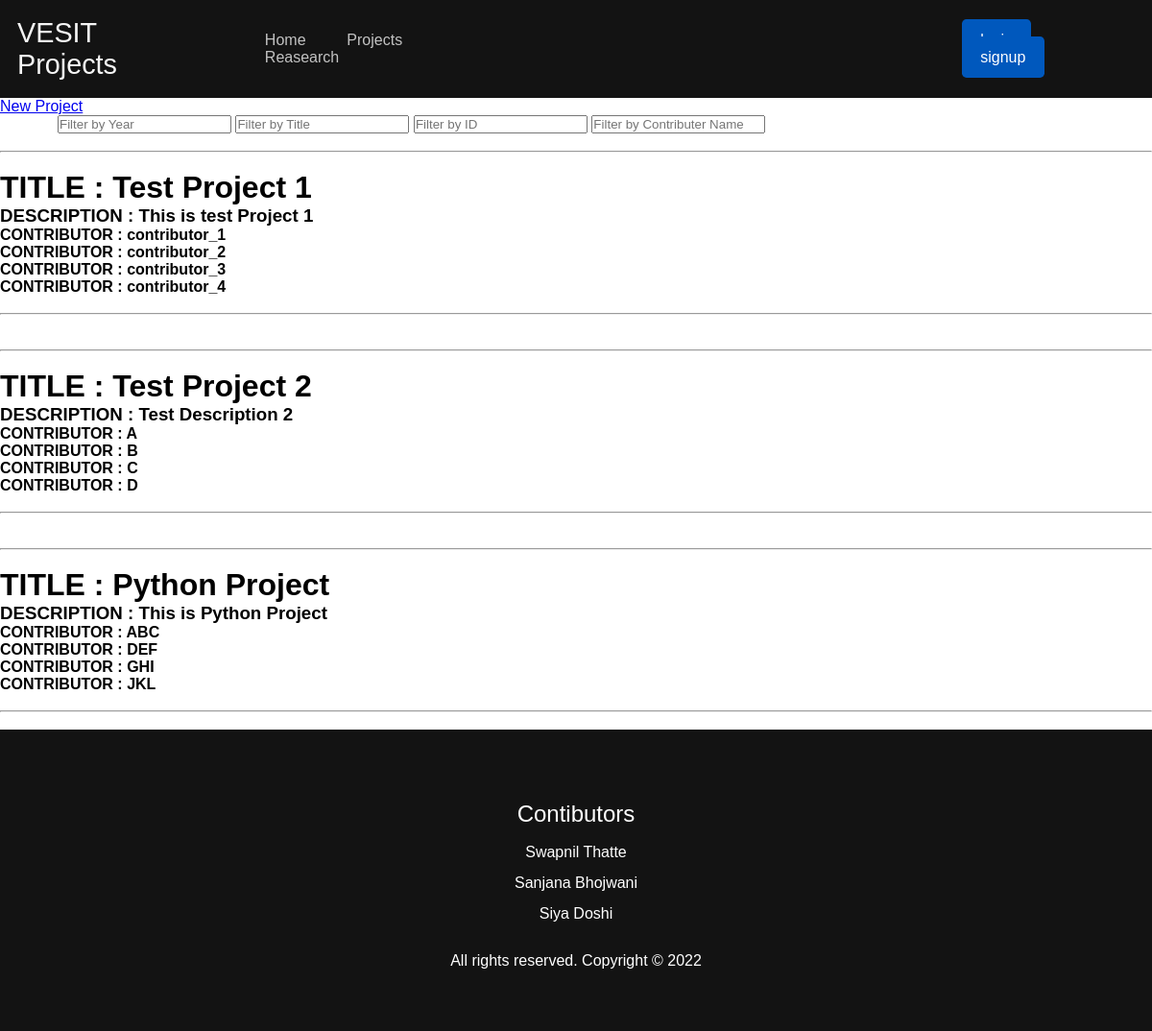
/projects/, run on the app's committed database.
### projects/models.py (models this page shows)
class Projects(models.Model):
    project_name = models.CharField(max_length=60)
    project_id = models.CharField(max_length=14)
    project_desc = models.TextField()
    project_contributor_1 = models.CharField(max_length=20)
    project_contributor_2 = models.CharField(max_length=20)
    project_contributor_3 = models.CharField(max_length=20)
    project_contributor_4 = models.CharField(max_length=20)
    year = models.IntegerField()
    project_tech = models.TextField()
    def __str__(self):
        return self.project_name

### projects/views.py (the view)
# urls.py: path('', include('projects.urls'))
def projects(request):
    if request.method == 'POST':
        pass
    project = Projects.objects.all()
    target = project.filter(id=2)
    context = {'projects': project}
    print(f"\n\n\n{project}\n\n\n")
    return render(request, 'projects.html', context)

### templates/projects.html (shortened to what this page needs)
{% extends 'base.html' %}
{% load static %}
{% block styles %}
<link rel="stylesheet" href="{% static 'projects.css' %}">
{% endblock styles %}
{% block body %}
<a href="/newproject">New Project</a>
    <form method="post" class="project-nav">
        <div class="navitems">
            <span class="projectnav_link">
                <input type="text" name="yearInput" id="yearInput" class="project_filter" placeholder="Filter by Year">
            </span>
            <span class="projectnav_link">
                <input type="text" name="titleInput" id="titleInput" class="project_filter" placeholder="Filter by Title">
            </span>
            <span class="projectnav_link">
                <input type="text" name="idInput" id="idInput" class="project_filter" placeholder="Filter by ID">
            </span>
            <span class="projectnav_link">
                <input type="text" name="nameInput" id="nameInput" class="project_filter" placeholder="Filter by Contributer Name">
            </span>
        </div>
    </form>
            {% for project in projects %}
                <br>
                <hr>
                <br>
                <h1>TITLE : {{project.project_name}}</h1>
                <h3>DESCRIPTION : {{project.project_desc}}</h3>
                <h4> CONTRIBUTOR : {{project.project_contributor_1}}</h4>
                <h4> CONTRIBUTOR : {{project.project_contributor_2}}</h4>
                <h4> CONTRIBUTOR : {{project.project_contributor_3}}</h4>
                <h4> CONTRIBUTOR : {{project.project_contributor_4}}</h4>
                <br>
                <hr>
                <br>
            {% endfor %}
{% endblock body %}

### templates/base.html (shortened to what this page needs)
{% load static %}
<!DOCTYPE html>
<html lang="en">
<head>
    <link rel="stylesheet" href="{% static 'base.css' %}">
    {% block styles %}{% endblock styles %}
</head>
<body>
    <nav class="navbar">
        <div class="logo">
            VESIT Projects
        </div>
        <div class="navitems">
        <a href="/" class="navlink">Home</a>
        <a href="/projects" class="navlink">Projects</a>
        <a href="#" class="navlink">Reasearch</a>
        </div>
        <div class="user_auth">
            <a href="/login" class="signin_btn">login</a>
            <a href="/register" class="signup_btn">signup</a>
        </div>
    </nav>
    {% block body %}
    {% endblock body %}
    <footer class="footer">
        <div class="contibutors">
            <span class="contrib-title"> Contibutors </span>
            <br>
             Swapnil Thatte
            <br>
             Sanjana Bhojwani
            <br>
             Siya Doshi
            <br>
        </div>
        <div class="copyright">All rights reserved. Copyright &copy; 2022</div>
    </footer>
</body>
</html>

### static/base.css (style rules this page uses)
* { margin: 0; padding: 0; box-sizing: border-box; font-family : 'Arial', sans-serif; transition: 0.4s ; }
:root { --color-dark : #131313 ; }
.navbar { background-color: var(--color-dark); display: flex ; align-items: center; padding: 1.5%; color: whitesmoke; }
.logo { font-size : 1.8rem; }
.navitems { margin-left : 5%; }
.navlink { text-decoration: none; color: rgb(194, 194, 194) ; padding: 1rem 1.2rem ; }
.user_auth { margin-left: 40%; }
.signin_btn { color:white ; padding: 0.8rem 1.2rem ;background-color: rgb(0, 88, 189); border-radius: 0.3rem; margin-right: 1rem ; text-decoration: none; }
.signup_btn { color:white ; padding: 0.8rem 1.2rem ;background-color: rgb(0, 88, 189); border-radius: 0.3rem; margin-right: 1rem ; text-decoration: none; }
.footer { padding: 4rem ; background-color: var(--color-dark) ; color: white ; }
.contibutors { text-align: center; line-height: 2 ; }
.contrib-title { font-size: 1.5em; }
.copyright { text-align: center; margin-top: 1.5rem ; }

### data on the page
Projects: project_name "Test Project 1", project_desc "This is test Project 1", project_contributor_1 "contributor_1", project_contributor_2 "contributor_2", project_contributor_3 "contributor_3", project_contributor_4 "contributor_4"
Projects: project_name "Test Project 2", project_desc "Test Description 2", project_contributor_1 "A", project_contributor_2 "B", project_contributor_3 "C", project_contributor_4 "D"
Projects: project_name "Python Project", project_desc "This is Python Project", project_contributor_1 "ABC", project_contributor_2 "DEF", project_contributor_3 "GHI", project_contributor_4 "JKL"
